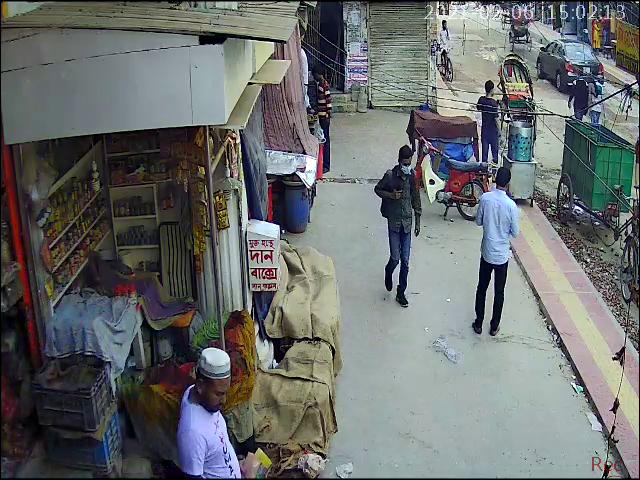
#> input picture frame 77 of data/3.mp4, 640 x 480 px
$ python main_haar.py
#> lines starting #> are read from the running program, lines starting #| are printed output that depends on the picture
import os
import cv2
import numpy as np

def main():
    body_cascade = cv2.CascadeClassifier('haarcascades/haarcascade_frontalface_alt2.xml')
    cap = cv2.VideoCapture("data/3.mp4")
    count = 0
    while cap.isOpened():
        ret, frame = cap.read()
#> frame is the input picture: shape (480, 640, 3); mean B, G, R 109, 109.7, 106
        frame = cv2.resize(frame, (600, 400))
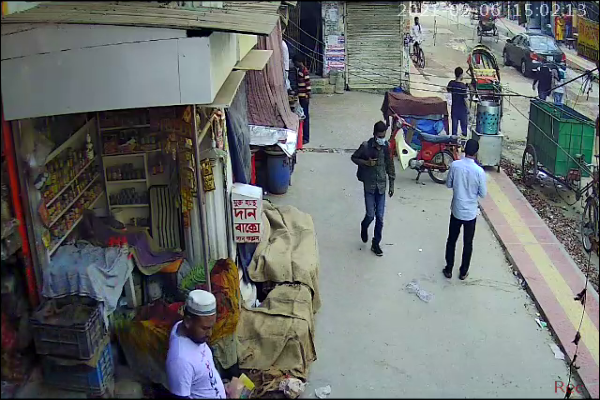
#> frame: shape (400, 600, 3); mean B, G, R 108.9, 109.5, 105.8

        # gray = cv2.cvtColor(frame, cv2.COLOR_BGR2GRAY)
        body = body_cascade.detectMultiScale2(frame, 1.1, 5, flags=cv2.CASCADE_SCALE_IMAGE)
#> body = ((), ())

        for (x, y, w, h) in body[0]:
            conf = body[1][0][0]
            count += 1
            if conf > 9:
                name = "frame"+str(count)+".jpg"
                cv2.imwrite("", frame)
                text = f"{conf*10:.2f}%"
                cv2.putText(frame, text, (x, y-20), cv2.FONT_HERSHEY_SIMPLEX, 1, (0,255,0), 1)
                cv2.rectangle(frame, (x, y), (x+w, y+h), (0, 255, 0), 2)
#> this loop made 0 passes
#> after the loop, count = 0

        cv2.imshow("Detecting Humans", frame)
        print(count)
#| 0
        if cv2.waitKey(1) & 0xFF == ord('q'):
#> (key q is pressed here)
            break

    cv2.destroyAllWindows()
    cap.release()

if __name__ == "__main__":
    main()

$ run again, starting later in the video
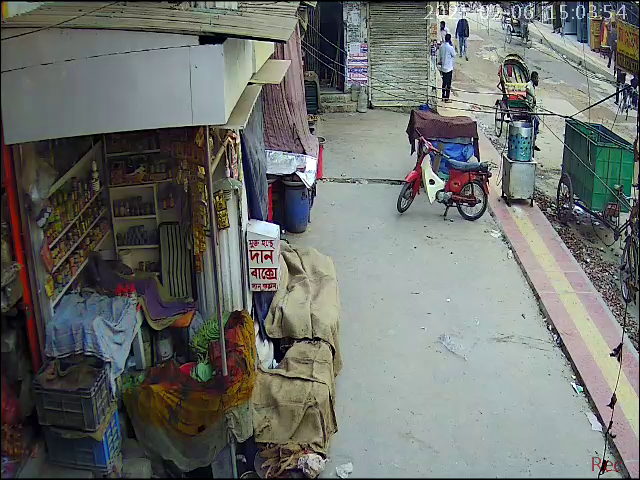
#> input picture frame 349 of data/3.mp4, 640 x 480 px
#> in main, frame is the input picture: shape (480, 640, 3); mean B, G, R 108.6, 112.5, 109.2
#> in main, `frame = cv2.resize(frame, (600, 400))`:
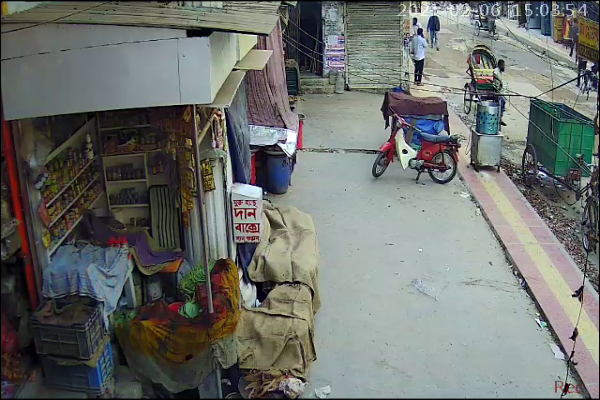
#> frame: shape (400, 600, 3); mean B, G, R 108.4, 112.3, 109.1
#> body = ((), ())
#> after the loop in main, `for (x, y, w, h) in body[0]:`: count = 0
#| 0

$ run again, starting later in the video
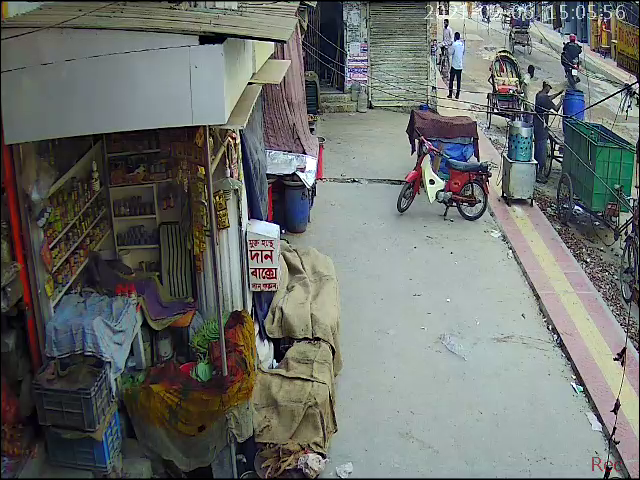
#> input picture frame 620 of data/3.mp4, 640 x 480 px
#> in main, frame is the input picture: shape (480, 640, 3); mean B, G, R 108.2, 111.7, 108.2
#> in main, `frame = cv2.resize(frame, (600, 400))`:
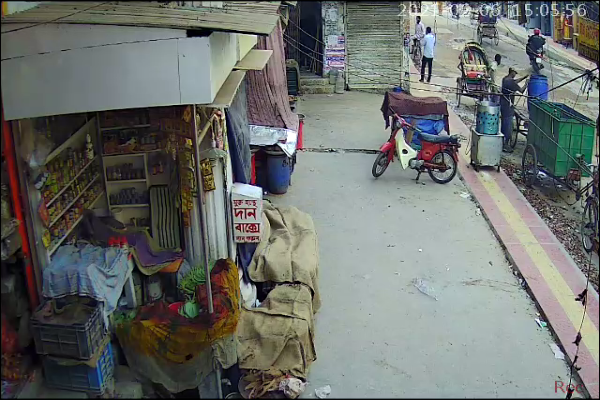
#> frame: shape (400, 600, 3); mean B, G, R 108, 111.6, 108
#> body = ((), ())
#> after the loop in main, `for (x, y, w, h) in body[0]:`: count = 0
#| 0
